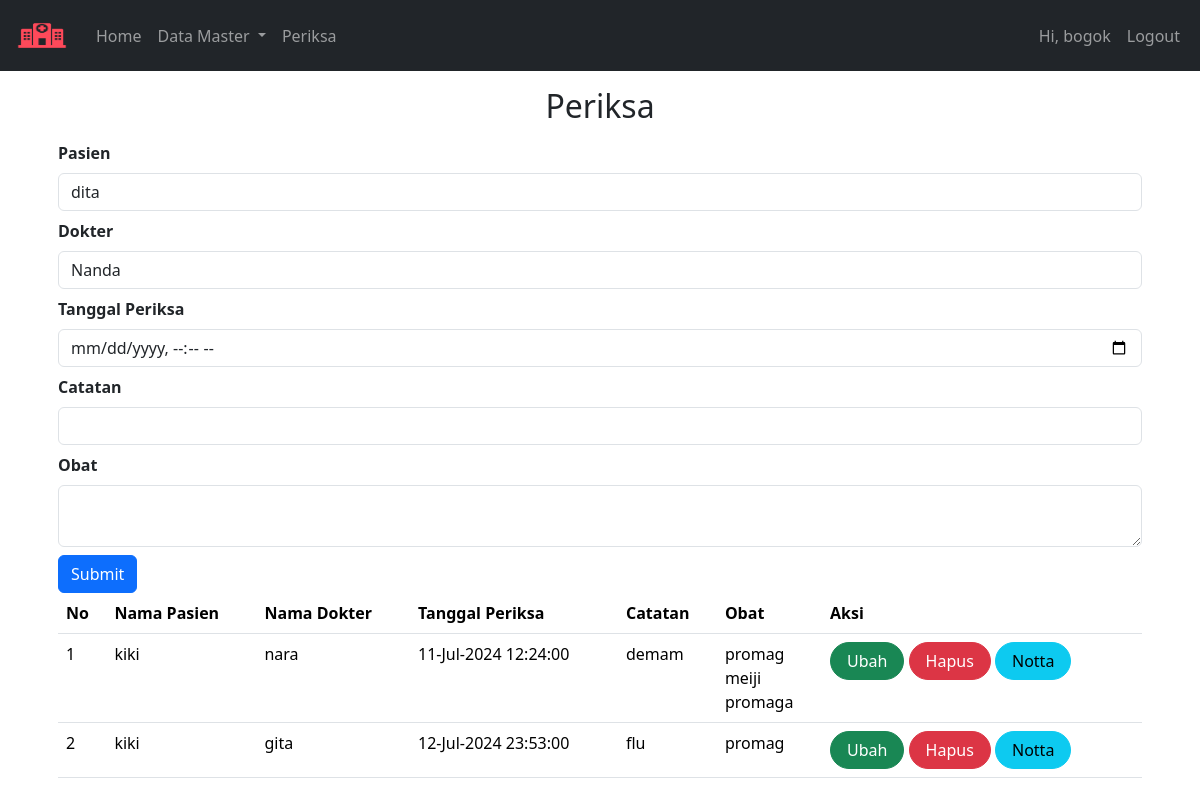
Page /Poliklinik_uts/index.php?page=periksa (signed in) on the committed database.
### tables this page shows
CREATE TABLE `periksa` (
  `id` int(11) NOT NULL,
  `id_pasien` int(11) NOT NULL,
  `id_dokter` int(11) NOT NULL,
  `tgl_periksa` datetime NOT NULL,
  `catatan` text NOT NULL,
  `obat` varchar(255) NOT NULL
);

CREATE TABLE `pasien` (
  `id` int(11) NOT NULL,
  `nama` varchar(255) NOT NULL,
  `alamat` varchar(255) NOT NULL,
  `no_hp` varchar(50) NOT NULL
);

CREATE TABLE `dokter` (
  `id` int(11) NOT NULL,
  `nama` varchar(255) NOT NULL,
  `alamat` varchar(255) NOT NULL,
  `no_hp` varchar(50) NOT NULL
);

### Poliklinik_uts/periksa.php (the view, shortened to what this page needs)
<div class="form-group mx-sm-3 mb-2">
    <form action="" onsubmit="return(validate());" method="post">
        <?php
        $id_pasien = '';
        $id_dokter = '';
        $tgl_periksa = '';
        $catatan = '';
        $obat = '';
        ?>
        <label class="fw-bold">Pasien</label>
       <select class="form-control my-2" name="id_pasien">
           <?php
           include ('koneksi.php');
           $selected = '';
           $periksa = mysqli_query($mysqli, "SELECT * FROM pasien");
           while ($data = mysqli_fetch_array($periksa)) {
               if ($data['id'] == $id_pasien) {
                   $selected = 'selected="selected"';
               } else {
                   $selected = '';
               }
           ?>
               <option value="<?php echo $data['id'] ?>"  <?php echo $selected?>> <?php echo $data['nama'] ?></option>
           <?php
           }
           ?>
       </select>
       <label class="fw-bold">Dokter</label>
       <select class="form-control my-2" name="id_dokter">
           <?php
           include ('koneksi.php');
           $selected = '';
           $dokter = mysqli_query($mysqli, "SELECT * FROM dokter");
           while ($data = mysqli_fetch_array($dokter)) {
               if ($data['id'] == $id_dokter) {
                   $selected = 'selected="selected"';
               } else {
                   $selected = '';
               }
           ?>
               <option value="<?php echo $data['id'] ?>"  <?php echo $selected ?>><?php echo $data['nama'] ?></option>
           <?php
           }
           ?>
       </select>
       <label class="fw-bold">Tanggal Periksa</label>
       <input type="datetime-local" name="tgl_periksa" value="<?php echo $tgl_periksa ?>" class="form-control my-2"  required>
       <label class="fw-bold">Catatan</label>
       <input type="text" class="form-control my-2" name="catatan"  value="<?php echo $catatan ?>">
       <label  class="fw-bold">Obat</label>
       <textarea class="form-control my-2" name="obat"><?php echo $obat ?></textarea>
       <button class="btn btn-primary" type="submit" name="simpan" >Submit</button>
    </form>
    <div class="table-responsive">
        <table class="table">
            <thead>
                <tr>
                <th scope="col">No</th>
                <th scope="col">Nama Pasien</th>
                <th scope="col">Nama Dokter</th>
                <th scope="col">Tanggal Periksa</th>
                <th scope="col">Catatan</th>
                <th scope="col">Obat</th>
                <th scope="col">Aksi</th>
                </tr>
            </thead>
            <?php
            include ('koneksi.php');
            $result = mysqli_query($mysqli, "SELECT pr.*,d.nama as 'nama_dokter', p.nama as 'nama_pasien' FROM periksa pr LEFT JOIN dokter d ON (pr.id_dokter=d.id) LEFT JOIN pasien p ON (pr.id_pasien=p.id) ORDER BY pr.tgl_periksa ASC");
            $no = 1;
            while ($data = mysqli_fetch_array($result)) {
            ?>
                <tr>
                    <td><?php echo $no++ ?></td>
                    <td><?php echo $data['nama_pasien'] ?></td>
                    <td><?php echo $data['nama_dokter'] ?></td>
                    <td><?php echo date('d-M-Y H:i:s', strtotime ($data['tgl_periksa']))  ?></td>
                    <td><?php echo $data['catatan'] ?></td>
                    <td><?php echo nl2br($data['obat']) ?></td>
                    <td>
                        <a class="btn btn-success rounded-pill px-3"
                        href="index.php?page=periksa&id=<?php echo $data['id'] ?>">
                        Ubah</a>
                        <a class="btn btn-danger rounded-pill px-3"
                        href="index.php?page=periksa&id=<?php echo $data['id'] ?>&aksi=hapus">Hapus</a>
                        <a class="btn btn-info rounded-pill px-3"
                        href="invoice.php?id=<?php echo $data['id'] ?>">
                        Notta</a>
                    </td>
                </tr>
            <?php
            }
            ?>
        </table>
    </div>
</div>

### Poliklinik_uts/index.php (shortened to what this page needs)
<!DOCTYPE html>
<html lang="en">
<head>
  <link href="https://cdn.jsdelivr.net/npm/bootstrap@5.3.2/dist/css/bootstrap.min.css" rel="stylesheet">
</head>
<body>
<?php
include ('navbar.php');
?>
  <main role="main" class="container">
    <?php
      if (isset($_GET['page'])) {
      ?>
          <h2 class="text-center my-3"><?php echo ucwords($_GET['page']) ?></h2>
      <?php
          include($_GET['page'] . ".php");
      }
      ?>
</body>
</html>

### Poliklinik_uts/navbar.php (shortened to what this page needs)
<nav class="navbar navbar-expand-lg navbar-dark bg-dark">
  <div class="container-fluid">
    <a class="navbar-brand" href="#">
      <img src="ic2.png"  width="60" height="45" alt="">
    </a>
    <div class="collapse navbar-collapse" id="navbarNavDropdown">
      <ul class="navbar-nav me-auto mb-2 mb-lg-0">
        <li class="nav-item">
          <a class="nav-link" aria-current="page" href="index.php">
            Home
          </a>
        </li>
        <li class="nav-item dropdown">
          <a class="nav-link dropdown-toggle" href="#" role="button"
          data-bs-toggle="dropdown" aria-expanded="false">
            Data Master
          </a>
        </li>
        <li class="nav-item">
          <a class="nav-link"
          href="index.php?page=periksa">
            Periksa
          </a>
        </li>
      </ul>
      <?php
      if(!isset($_SESSION["username"])){
      ?>
        <ul class="navbar-nav">
          <li class="nav-item">
            <a class="nav-link"
            href="index.php?page=loginUser">
              Login
            </a>
          </li>
          <li class="nav-item">
            <a class="nav-link"
            href="index.php?page=registrasiUser">
              Register
            </a>
          </li>
        </ul>
      <?php
      }else{?>
      <ul class="navbar-nav">
          <li class="nav-item">
            <a href="#" class="nav-link">
              Hi, <?php echo $_SESSION['username']; ?>
            </a>
          </li>
          <li class="nav-item">
            <a class="nav-link"
            href="logout.php">
              Logout
            </a>
          </li>
        </ul>
      <?php
      }
      ?>
    </div>
  </div>
</nav>

### rows in the picture
periksa: id_pasien.nama "kiki", id_dokter.nama "nara", tgl_periksa "11-Jul-2024 12:24:00", catatan "demam", obat "promag meiji promaga"
periksa: id_pasien.nama "kiki", id_dokter.nama "gita", tgl_periksa "12-Jul-2024 23:53:00", catatan "flu", obat "promag"

### other values in the picture
$_SESSION['username'] "bogok"
$_GET['page'] "Periksa"
form field id_pasien "dita"
form field id_dokter "Nanda"
